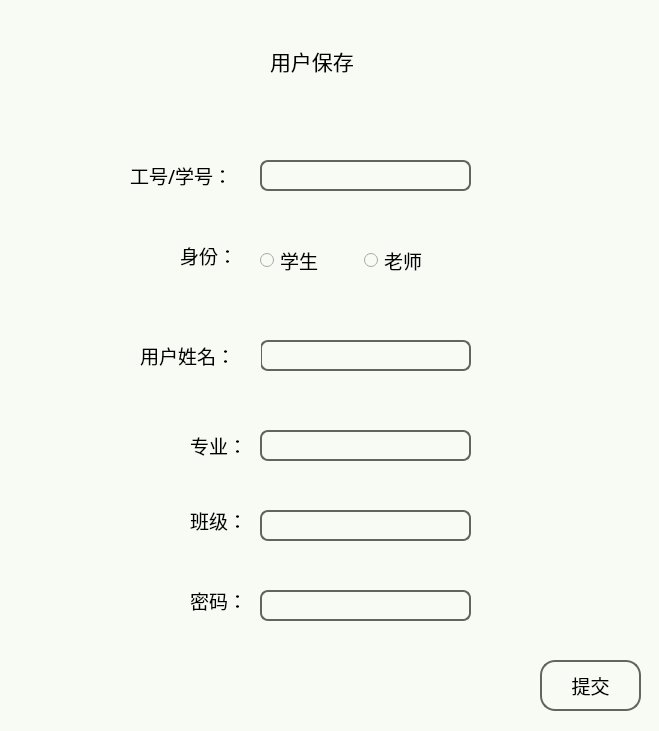
<?xml version="1.0" encoding="UTF-8"?>
<ui version="4.0">
 <class>Form</class>
 <widget class="QWidget" name="Form">
  <property name="geometry">
   <rect>
    <x>0</x>
    <y>0</y>
    <width>659</width>
    <height>731</height>
   </rect>
  </property>
  <property name="windowTitle">
   <string>用户保存</string>
  </property>
  <widget class="QWidget" name="widget" native="true">
   <property name="geometry">
    <rect>
     <x>0</x>
     <y>0</y>
     <width>671</width>
     <height>741</height>
    </rect>
   </property>
   <property name="styleSheet">
    <string notr="true">background-color:#f8fbf4</string>
   </property>
   <widget class="QLabel" name="label">
    <property name="geometry">
     <rect>
      <x>270</x>
      <y>40</y>
      <width>121</width>
      <height>41</height>
     </rect>
    </property>
    <property name="font">
     <font>
      <family>黑体</family>
      <pointsize>16</pointsize>
      <weight>50</weight>
      <bold>false</bold>
     </font>
    </property>
    <property name="text">
     <string>用户保存</string>
    </property>
   </widget>
   <widget class="QLabel" name="label_role">
    <property name="geometry">
     <rect>
      <x>180</x>
      <y>230</y>
      <width>61</width>
      <height>51</height>
     </rect>
    </property>
    <property name="font">
     <font>
      <family>黑体</family>
      <pointsize>14</pointsize>
      <weight>50</weight>
      <bold>false</bold>
     </font>
    </property>
    <property name="text">
     <string>身份：</string>
    </property>
   </widget>
   <widget class="QTextEdit" name="inputUserName">
    <property name="geometry">
     <rect>
      <x>260</x>
      <y>340</y>
      <width>211</width>
      <height>31</height>
     </rect>
    </property>
    <property name="styleSheet">
     <string notr="true">border: 2px solid #64645e;
 border-radius: 8px;</string>
    </property>
   </widget>
   <widget class="QTextEdit" name="inputUserCode">
    <property name="geometry">
     <rect>
      <x>260</x>
      <y>160</y>
      <width>211</width>
      <height>31</height>
     </rect>
    </property>
    <property name="styleSheet">
     <string notr="true">border: 2px solid #64645e;
 border-radius: 8px;</string>
    </property>
   </widget>
   <widget class="QLabel" name="label_user_code">
    <property name="geometry">
     <rect>
      <x>130</x>
      <y>150</y>
      <width>121</width>
      <height>51</height>
     </rect>
    </property>
    <property name="font">
     <font>
      <family>黑体</family>
      <pointsize>14</pointsize>
      <weight>50</weight>
      <bold>false</bold>
     </font>
    </property>
    <property name="text">
     <string>工号/学号：</string>
    </property>
   </widget>
   <widget class="QWidget" name="layoutWidget">
    <property name="geometry">
     <rect>
      <x>260</x>
      <y>240</y>
      <width>201</width>
      <height>41</height>
     </rect>
    </property>
    <layout class="QHBoxLayout" name="horizontalLayout">
     <item>
      <widget class="QRadioButton" name="radioRole2">
       <property name="font">
        <font>
         <family>黑体</family>
         <pointsize>14</pointsize>
         <weight>50</weight>
         <bold>false</bold>
        </font>
       </property>
       <property name="text">
        <string>学生</string>
       </property>
      </widget>
     </item>
     <item>
      <widget class="QRadioButton" name="radioRole">
       <property name="font">
        <font>
         <family>黑体</family>
         <pointsize>14</pointsize>
         <weight>50</weight>
         <bold>false</bold>
        </font>
       </property>
       <property name="text">
        <string>老师</string>
       </property>
      </widget>
     </item>
    </layout>
   </widget>
   <widget class="QLabel" name="label_team">
    <property name="geometry">
     <rect>
      <x>190</x>
      <y>500</y>
      <width>61</width>
      <height>41</height>
     </rect>
    </property>
    <property name="font">
     <font>
      <family>黑体</family>
      <pointsize>14</pointsize>
      <weight>50</weight>
      <bold>false</bold>
     </font>
    </property>
    <property name="text">
     <string>班级：</string>
    </property>
   </widget>
   <widget class="QTextEdit" name="inputTeam">
    <property name="geometry">
     <rect>
      <x>260</x>
      <y>510</y>
      <width>211</width>
      <height>31</height>
     </rect>
    </property>
    <property name="styleSheet">
     <string notr="true">border: 2px solid #64645e;
 border-radius: 8px;</string>
    </property>
   </widget>
   <widget class="QLabel" name="label_user_name">
    <property name="geometry">
     <rect>
      <x>140</x>
      <y>330</y>
      <width>121</width>
      <height>51</height>
     </rect>
    </property>
    <property name="font">
     <font>
      <family>黑体</family>
      <pointsize>14</pointsize>
      <weight>50</weight>
      <bold>false</bold>
     </font>
    </property>
    <property name="text">
     <string>用户姓名：</string>
    </property>
   </widget>
   <widget class="QLabel" name="label_profession">
    <property name="geometry">
     <rect>
      <x>190</x>
      <y>420</y>
      <width>61</width>
      <height>51</height>
     </rect>
    </property>
    <property name="font">
     <font>
      <family>黑体</family>
      <pointsize>14</pointsize>
      <weight>50</weight>
      <bold>false</bold>
     </font>
    </property>
    <property name="text">
     <string>专业：</string>
    </property>
   </widget>
   <widget class="QPushButton" name="buttonSave">
    <property name="geometry">
     <rect>
      <x>540</x>
      <y>660</y>
      <width>101</width>
      <height>51</height>
     </rect>
    </property>
    <property name="font">
     <font>
      <family>黑体</family>
      <pointsize>14</pointsize>
     </font>
    </property>
    <property name="styleSheet">
     <string notr="true">border: 2px solid #64645e;
border-radius: 15px;</string>
    </property>
    <property name="text">
     <string>提交</string>
    </property>
   </widget>
   <widget class="QTextEdit" name="inputProfession">
    <property name="geometry">
     <rect>
      <x>260</x>
      <y>430</y>
      <width>211</width>
      <height>31</height>
     </rect>
    </property>
    <property name="styleSheet">
     <string notr="true">border: 2px solid #64645e;
 border-radius: 8px;</string>
    </property>
   </widget>
   <widget class="QLabel" name="label_team_2">
    <property name="geometry">
     <rect>
      <x>190</x>
      <y>580</y>
      <width>61</width>
      <height>41</height>
     </rect>
    </property>
    <property name="font">
     <font>
      <family>黑体</family>
      <pointsize>14</pointsize>
      <weight>50</weight>
      <bold>false</bold>
     </font>
    </property>
    <property name="text">
     <string>密码：</string>
    </property>
   </widget>
   <widget class="QLineEdit" name="inputPassword">
    <property name="geometry">
     <rect>
      <x>260</x>
      <y>590</y>
      <width>211</width>
      <height>31</height>
     </rect>
    </property>
    <property name="styleSheet">
     <string notr="true">border: 2px solid #64645e;
 border-radius: 8px;</string>
    </property>
    <property name="text">
     <string/>
    </property>
    <property name="echoMode">
     <enum>QLineEdit::Password</enum>
    </property>
   </widget>
  </widget>
 </widget>
 <resources/>
 <connections/>
</ui>
